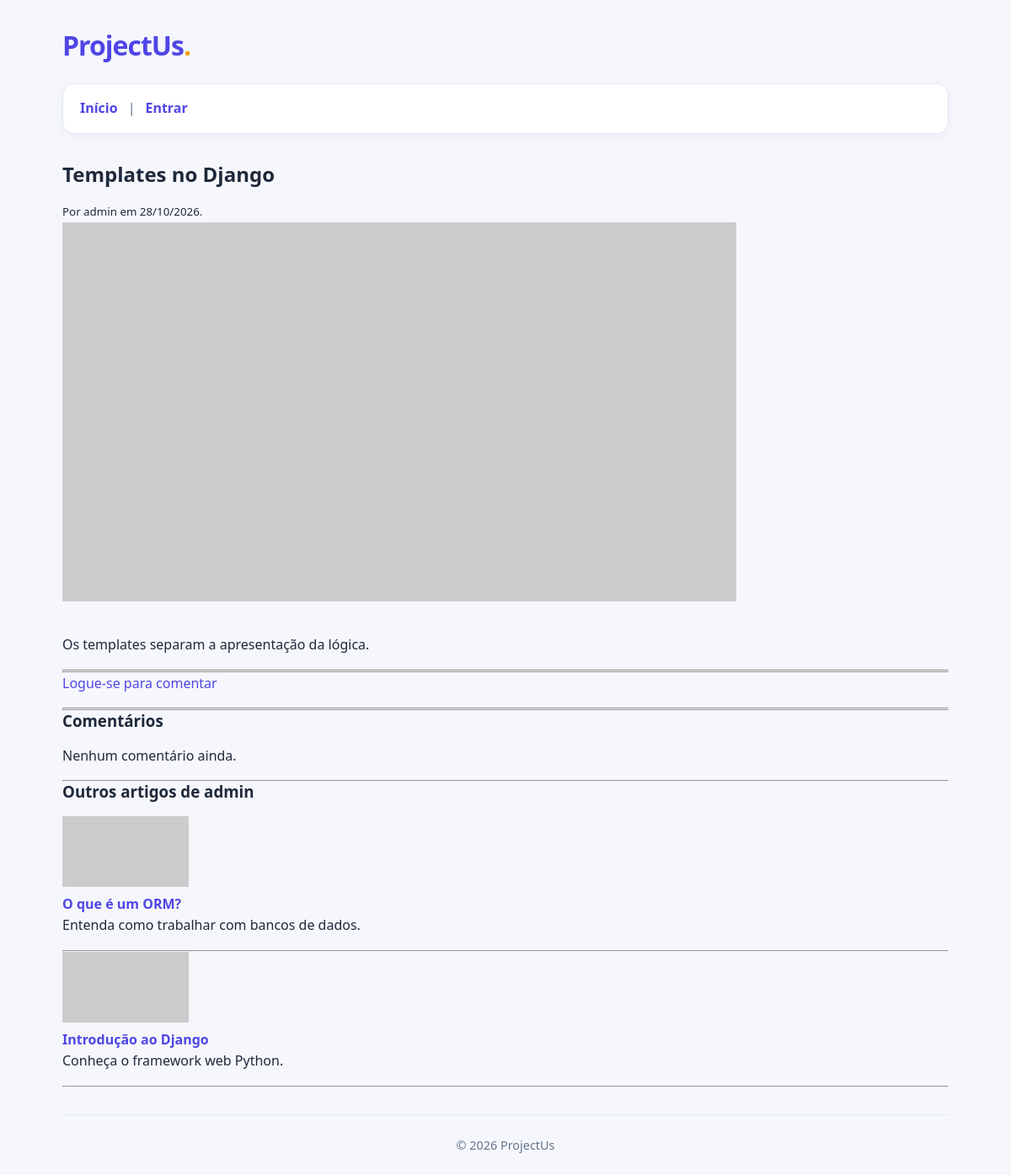
Screenshot of /view/5/ with the database file from the repository.
### projectus/models.py (models this page shows, shortened)
class Post(models.Model):
    user = models.ForeignKey(
        settings.AUTH_USER_MODEL,
        on_delete=models.CASCADE,
        related_name='posts'
    )
    title = models.CharField(max_length=200)
    summary = models.CharField(max_length=255)
    created_at = models.DateTimeField(auto_now_add=True)
    thumbnail = models.URLField()
    textbody = models.TextField()
    is_active = models.BooleanField(default=True)
    is_deleted = models.BooleanField(default=False)

### projectus/views/post_view.py (the view)
# urls.py: path('view/<int:id>/', views.post_view, name='post_view'),
def post_view(request, id):
    post = get_object_or_404(Post, id=id)
    if post.user.first_name and post.user.last_name:
        author_name = f'{post.user.first_name} {post.user.last_name}'
    elif post.user.first_name:
        author_name = post.user.first_name
    else:
        author_name = post.user.username
    posts = Post.objects.filter(
        user=post.user,
        is_active=True,
        is_deleted=False
    ).exclude(
        id=post.id
    ).order_by('?')[:3]  # Fatia somente 3 posts
    if request.method == 'POST':
        form = CommentForm(request.POST)
        if form.is_valid():
            comment = form.save(commit=False)
            comment.post = post
            comment.user = request.user
            comment.save()
            return redirect('post_view', id=post.id)
    else:
        form = CommentForm()
    comments = post.comments.filter(
        is_active=True,
        is_deleted=False
    ).order_by('-created_at')
    return render(
        request,
        'projectus/post_view.html',
        {
            'tag_title': f'{settings.SITENAME} - {post.title}',
            'post': post,  # Post original
            'posts': posts,  # Posts do autor
            'author_name': author_name,  # Nome do autor do post, ajustado
            'form': form,  # Campos do formulário de comentários
            'comments': comments, # Comentários existentes
        }
    )

### projectus/context_processors.py (called while the page is built)
def global_context(request):
    return {
        'site_name': settings.SITENAME,
    }

### projectus/templates/projectus/post_view.html
{% extends 'projectus/_base.html' %}
{% block content %}
<article>
    <h2>{{ post.title }}</h2>
    <small>Por {{ author_name }} em {{ post.created_at |date:"d/m/Y"}}.</small>
    <p><img src="{{ post.thumbnail }}" alt="{{ post.title }}"></p>
    <div style="padding: 16px 0">
        {{ post.textbody }}
    </div>
    <hr>
    <hr>
    {% if user.is_authenticated %}
    <h3>Comente</h3>
    <form method="POST">
        {% csrf_token %}
        {{ form.as_div }}
        <button type="submit">Enviar</button>
    </form>
    &nbsp;
    {% else %}
    <p><a href="/accounts/login/">Logue-se para comentar</a></p>
    {% endif %}
    <hr>
    <hr>
    <h3>Comentários</h3>
    {% for comment in comments %}
    <p>
        <strong>{{ comment.user.username }}</strong>
        <small>{{ comment.created_at|date:"d/m/Y \à\s H:i" }}</small>
    </p>
    <p>{{ comment.comment }}</p>
    <hr>
    {% empty %}
    <p>Nenhum comentário ainda.</p>
    {% endfor %}
    <hr>
</article>
<aside>
    <h3>Outros artigos de {{ author_name }}</h3>
    {% for post in posts %}
    <div>
        <img src="{{ post.thumbnail }}" alt="{{ post.title }}" width="150">
        <h4><a href="{% url 'post_view' id=post.id  %}">{{ post.title }}</a></h4>
        <p>{{ post.summary }}</p>
    </div>
    <hr>
    {% empty %}
    <p>Não achei nada.</p>
    {% endfor %}
</aside>
{% endblock %}

### projectus/static/projectus/style.css (style rules this page uses)
* { margin: 0; padding: 0; box-sizing: border-box; }
:root { --primary: #4f46e5; --primary-hover: #4338ca; --background: #f5f7fc; --surface: #ffffff; --text: #1e293b; --text-light: #64748b; --border: #e2e8f0; }
body { font-family: "Segoe UI", Arial, sans-serif; background: var(--background); color: var(--text); line-height: 1.6; min-height: 100vh; }
h2, h3 { color: var(--text); line-height: 1.3; margin-bottom: 16px; }
p { margin-bottom: 16px; }
main a { color: var(--primary); text-decoration: none; }

### rows the page displays
Post: title "Templates no Django", created_at "28/10/2026", textbody "Os templates separam a apresentação da lógica."
Post: title "O que é um ORM?", summary "Entenda como trabalhar com bancos de dados."
Post: title "Introdução ao Django", summary "Conheça o framework web Python."

### other values shown
{{ author_name }} "admin"
{{ site_name }} "ProjectUs"
